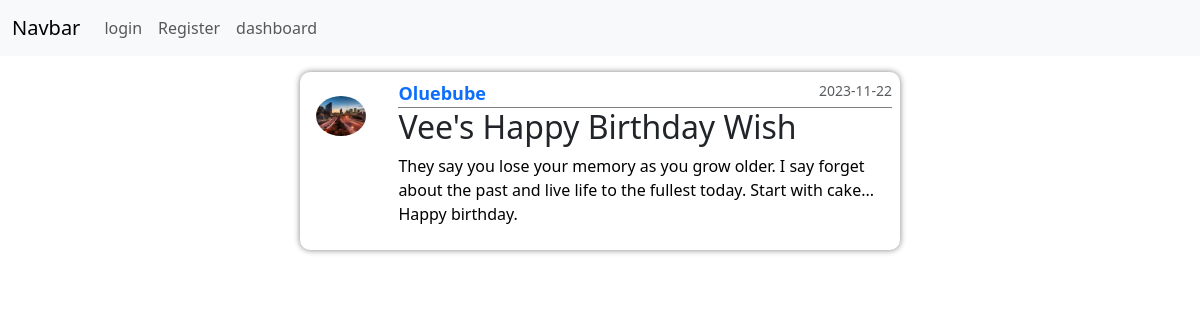
The app's page /post/22 with its own data.
### app/models.py (models this page shows, shortened)
class  User(db.Model, UserMixin):
    id = db.Column(db.Integer, primary_key=True)
    username = db.Column(db.String(10), unique=True, nullable=False)
    email = db.Column(db.String(120), unique=True, nullable=False)
    image_file = db.Column(db.String(20), nullable=False, default='default.jpg')
    password = db.Column(db.String(60), nullable=False)
    posts = db.relationship('Post', backref='author', lazy=True)

class Post(db.Model):
    id = db.Column(db.Integer, primary_key=True)
    title = db.Column(db.String(100), nullable=False)
    date_posted = db.Column(db.DateTime, nullable=False, default=datetime.utcnow)
    content = db.Column(db.Text, nullable=False)
    user_id = db.Column(db.Integer, db.ForeignKey('user.id'), nullable=False)

### app/route.py (the view)
@app.route("/post/<int:post_id>")
def post(post_id):
    post = Post.query.get_or_404(post_id)
    return render_template('post.html', title=post.title, post=post)

### app/templates/post.html (shortened to what this page needs)
<!DOCTYPE html>
<html lang="en">
<head>
 <link rel="stylesheet" type="text/css" href="../static/home.css">
</head>
<body>
  {% extends 'layout.html' %}
  {% block content %}
  <div class="container">
 <article class="media content-section">
  <img class="rounded-circle article-img" src="{{ url_for('static', filename='profile_pics/' + post.author.image_file) }}" alt="">
  <div class="media-body">
    <div class="article-metadata" >
      <a class="mr-2" href="{{ url_for('user_posts', username=post.author.username) }}" > {{ post.author.username }} </a>
      <small class="text-muted"> {{ post.date_posted.strftime('%Y-%m-%d') }} </small>
    </div>
    <h2 class="article-title" href="#">  {{ post.title }} </h2>
    <p class="content mr-2" href="#"> {{ post.content }} </p>
  </div>
 </article>
</div>
{% endblock content %}

### app/static/home.css (style rules this page uses)
* { padding: 0; margin: 0; box-sizing: border-box; }
.media { display: grid; grid-template-columns: 10% auto; margin: 1rem; margin-inline: auto; padding: .5rem; box-shadow: 0 0 6px gray; border-radius: 10px; width: 100%; max-width: 600px; }
.media img { width: 50px; margin: 1rem .5rem; }
.media-body { margin-left: 2rem; width: auto; }
.media-body h2 { text-transform: capitalize; }
.article-metadata { border-bottom: 1px solid gray; display: flex; justify-content: space-between; }
.article-metadata a { text-decoration: none; font-size: 18px; font-weight: 600; }
.content { color: #000; text-decoration: none; }

### records on screen
User: image_file (picture), author.username "Oluebube"
Post: date_posted "2023-11-22", title "Vee's Happy Birthday Wish", content "They say you lose your memory as you grow older. I say forget about the past and live life to the fullest today. Start with cake... Happy birthday."
